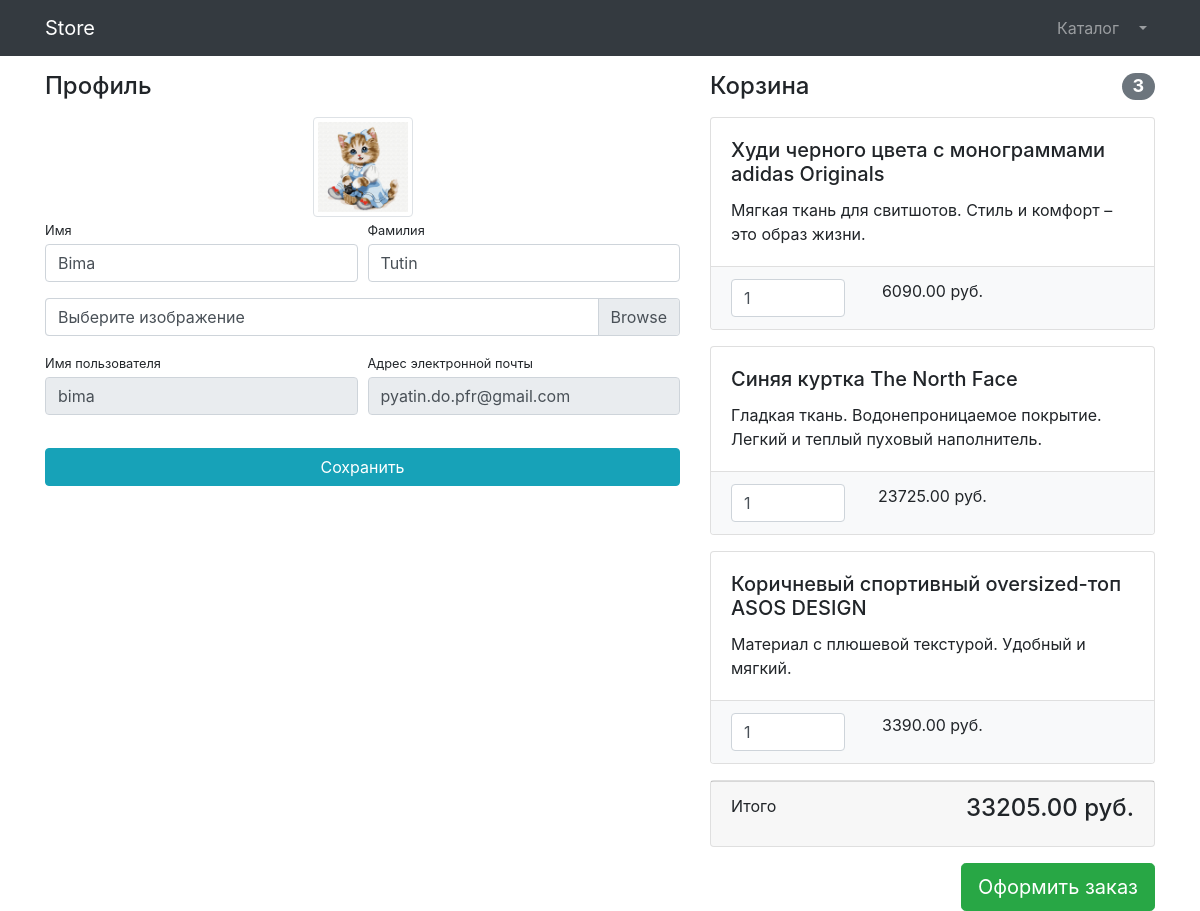
Before: /users/profile/ (signed in) with the older database file.
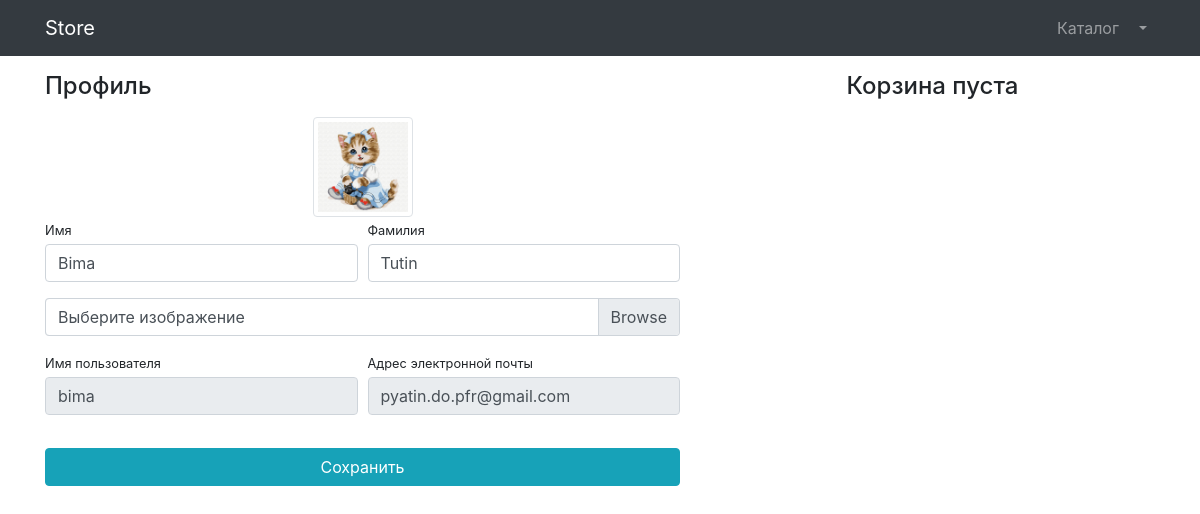
After: the same page with the newer database file.
### products/models.py (models this page shows, shortened)
class Basket(models.Model):
    user = models.ForeignKey(to=User, on_delete=models.CASCADE)
    product = models.ForeignKey(to=Product, on_delete=models.CASCADE)
    quantity = models.PositiveSmallIntegerField(default=0)
    created_timestamp = models.DateTimeField(auto_now_add=True)
    objects = BasketQuerySet.as_manager()
    def sum(self):
        return self.product.price * self.quantity

class Product(models.Model):
    name = models.CharField(max_length=256)
    description = models.TextField()
    price = models.DecimalField(max_digits=9, decimal_places=2)
    quantity = models.PositiveIntegerField(default=0)
    image = models.ImageField(upload_to='products_images')
    category = models.ForeignKey(to=ProductCategory, on_delete=models.CASCADE)
    class Meta:
        verbose_name = 'product'
        verbose_name_plural = 'products'

### users/views.py (the view)
# urls.py: path('profile/', profile, name='profile'),
@login_required
def profile(request):
    if request.method == 'POST':
        form = UserProfileForm(instance=request.user, data=request.POST, files=request.FILES)
        if form.is_valid():
            form.save()
            return HttpResponseRedirect(reverse('users:profile'))
    else:
        form = UserProfileForm(instance=request.user)
    context = {'form': form,
               'baskets': Basket.objects.filter(user=request.user)}
    return render(request, 'users/profile.html', context)

### users/forms.py
class UserProfileForm(UserChangeForm):
    first_name = forms.CharField(widget=forms.TextInput(attrs={'class': 'form-control'}))
    last_name = forms.CharField(widget=forms.TextInput(attrs={'class': 'form-control'}))
    image = forms.ImageField(widget=forms.FileInput(attrs={'class': 'custom-file-label'}))
    username = forms.CharField(widget=forms.TextInput(attrs={'class': 'form-control', 'readonly': True}))
    email = forms.CharField(widget=forms.EmailInput(attrs={'class': 'form-control', 'readonly': True}))
    class Meta:
        model = User
        fields = ('first_name', 'last_name', 'username', 'email', 'image')

### products/models.py (called while the page is built)
    def total_sum(self):
        return sum(basket.sum() for basket in self)

    def total_quantity(self):
        return sum(basket.quantity for basket in self)

### users/templates/users/profile.html (shortened to what this page needs)
{% extends 'products/base.html' %}
{% load static%}
    {% block css %}
    <link href="{% static 'vendor/css/profile.css' %}" rel="stylesheet">
    {% endblock %}
{% block content %}
<div class="container">
    <div class="row">
        <div class="col-lg-7">
            <h4 class="mt-3 mb-3">Профиль</h4>
            <div class="col-lg-12 text-center">
                <img width="100" height="100"
                     src="{% if user.image %} {{ user.image.url }} {% else %}
                     {% static 'vendor/img/users/default_avatar.jpg'%}
                     {% endif %}"
                     class="img-thumbnail">
            </div>
            <form action="{% url 'users:profile'%}" method="post" enctype="multipart/form-data">
                <div class="form-row">
                    <div class="col-lg-6">
                        <div class="form-group">
                            <label class="small mb-1" for="{{form.first_name.id_for_label}}">Имя</label>
                            {{ form.first_name }}
                        </div>
                    </div>
                    <div class="col-lg-6">
                        <div class="form-group">
                            <label class="small mb-1" for="{{form.last_name.id_for_label}}">Фамилия</label>
                            {{ form.last_name }}
                        </div>
                    </div>
                </div>
                <div class="form-row mb-2">
                    <div class="col-lg-12">
                        <div class="custom-file">
                            <label class="custom-file-label" for="{{form.image.id_for_label}}">Выберите изображение</label>
                        </div>
                    </div>
                </div>
                <div class="form-row">
                    <div class="col-lg-6">
                        <label class="small mb-1" for="{{form.username.id_for_label}}">Имя пользователя</label>
                        {{ form.username }}
                    </div>
                    <div class="col-lg-6">
                        <label class="small mb-1" for="{{form.email.id_for_label}}">Адрес электронной
                            почты</label>
                        {{ form.email }}
                    </div>
                </div>
                <div class="form-row">
                    <div class="col-lg-12" style="margin-top: 33px;">
                        <input class="btn btn-info btn-block" type="submit" value="Сохранить">
                    </div>
                </div>
            </form>
        </div>
        <div class="col-lg-5">
        {% include 'products/baskets.html' %}
        </div>
    </div>
</div>
{% endblock %}

### products/templates/products/baskets.html (shortened to what this page needs)
{% if baskets %}
<h4 class="mt-3 mb-3 d-flex justify-content-between align-items-center mb-3">
    Корзина <span class="badge badge-secondary badge-pill">{{ baskets.total_quantity }}</span>
</h4>
{% for basket in baskets %}
<div class="card mb-3">
    <div class="card-body">
        <h5 class="card-title">{{ basket.product.name }}</h5>
        <p class="card-text">{{ basket.product.description }}</p>
    </div>
    <ul class="list-group list-group-flush">
        <li class="list-group-item bg-light">
            <div class="row text-center">
                <div class="col-lg-4">
                    <input name="basketID" type="number" class="form-control"
                           value="{{ basket.quantity }}" min="0">
                </div>
                <div class="col-lg-4">{{ basket.sum }} руб.</div>
                <div class="col-lg-4">
                </div>
            </div>
        </li>
    </ul>
</div>
{% endfor %}
<div class="card mb-3">
    <div class="card-footer">
        <p class="float-left">Итого</p>
        <h4 class="float-right">{{ baskets.total_sum }} руб.</h4>
    </div>
</div>
<a class="btn btn-success btn-lg float-right" href="../orders/order-create.html">
    Оформить заказ
</a>
{% else %}
<h4 class="mt-3 mb-3 text-center">
    Корзина пуста
</h4>
{% endif %}

Changed rows visible on the page:
removed Basket: total_quantity "3", product.name "Худи черного цвета с монограммами adidas Originals", product.description "Мягкая ткань для свитшотов. Стиль и комфорт – это образ жизни.", basketID "1", sum "6090.00", total_sum "33205.00"
removed Basket: product.name "Синяя куртка The North Face", product.description "Гладкая ткань. Водонепроницаемое покрытие. Легкий и теплый пуховый наполнитель.", basketID "1", sum "23725.00"
removed Basket: product.name "Коричневый спортивный oversized-топ ASOS DESIGN", product.description "Материал с плюшевой текстурой. Удобный и мягкий.", basketID "1", sum "3390.00"
Other visible differences:
text no longer shown: "Корзина Итого руб. Оформить заказ"
text now shown: "Корзина пуста"
